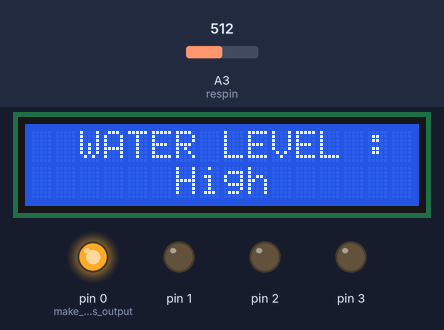
Simulated run of this sketch. Board: Arduino Uno, built with avr-gcc and run on an emulated ATmega328P. On the bench: 16×2 character LCD, output pins drawn as LEDs (lit = HIGH). Inputs (shaded band) come from the test bench; at power-on: A3 (respin) = 512.

Above: at 1.2 s.
1.3 s: A3 (respin) set to 341
3.2 s: A3 (respin) set to 314
At 5.2 s:
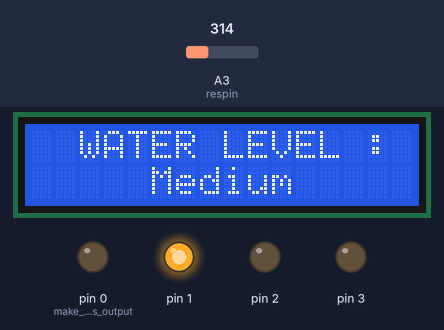
5.5 s: A3 (respin) set to 290
At 7.2 s:
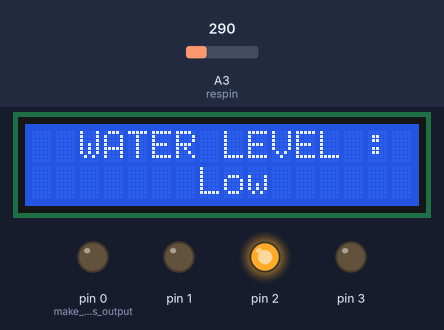
7.5 s: A3 (respin) set to 107
9.2 s: A3 (respin) set to 93
At 10.7 s:
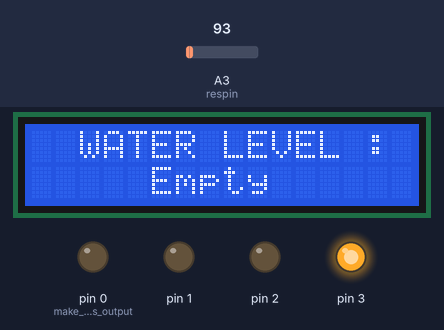
11.5 s: A3 (respin) set to 110
At 12.4 s:
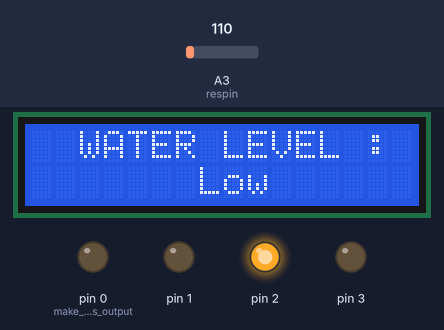
Timing chart, 0 to 14.5 s (numbered marks = the images above; inputs shaded):
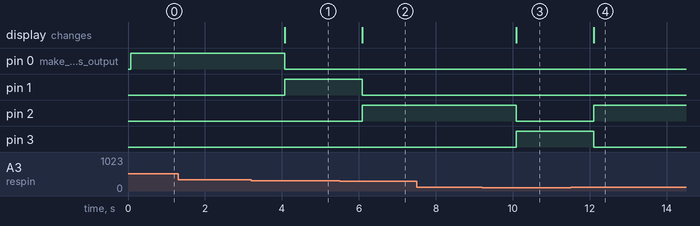

The sketch:

water_sensor_simulation.ino
```cpp
   //created by The Algerian Developer team


#include <LiquidCrystal.h>
//initialise the library with the numbers of the interface pins
LiquidCrystal lcd(7,8,9,10,11,12,13);

int resval = 0;    // holds the value
int respin = A3;   // sensor pin used

void setup() {

  // set up the LCD's number of columns and rows:
  lcd.begin(16, 2);
  pinMode(0,OUTPUT);    //make the pin 0 as output
  pinMode(1,OUTPUT);
  pinMode(2,OUTPUT);
  pinMode(3,OUTPUT);

  // Print a message to the LCD.
  lcd.print("  WATER LEVEL : ");
}

void loop() {
  // set the cursor to column 0, line 1
  lcd.setCursor(0, 1);

  resval = analogRead(respin); //Read data from analog pin and store it to resval variable

  if (resval<=100){ lcd.println("     Empty    ");digitalWrite(0,0);digitalWrite(1,0);digitalWrite(2,0);digitalWrite(3,1); }

  else if (resval>100 && resval<=300){ lcd.println("       Low      ");digitalWrite(0,0);digitalWrite(1,0);digitalWrite(2,1);digitalWrite(3,0); }

  else if (resval>300 && resval<=330){ lcd.println("     Medium     "); digitalWrite(0,0);digitalWrite(1,1);digitalWrite(2,0);digitalWrite(3,0);}

  else if (resval>330){ lcd.println("      High      ");digitalWrite(0,1);digitalWrite(1,0);digitalWrite(2,0);digitalWrite(3,0);}

  delay(1000);
}
```

Measured:
- the behaviour switches between 331 and 330 on A3 (respin) (found by bisection; images 0 and 1)
- the behaviour switches between 301 and 300 on A3 (respin) (found by bisection; images 1 and 2)
- the behaviour switches between 101 and 100 on A3 (respin) (found by bisection; images 2 and 3)
- after the input at 1.3 s, every drawn part: stays the same
- after the input at 3.2 s, pin 0 (make_the_pin_0_as_output): HIGH → LOW after 0.88 s; pin 1: LOW → HIGH after 0.88 s; the display: changes after 0.88 s (image 1)
- after the input at 5.5 s, pin 1: HIGH → LOW after 0.58 s; pin 2: LOW → HIGH after 0.58 s; the display: changes after 0.58 s (image 2)
- after the input at 7.5 s, every drawn part: stays the same
- after the input at 9.2 s, pin 2: HIGH → LOW after 0.89 s; pin 3: LOW → HIGH after 0.89 s; the display: changes after 0.89 s (image 3)
- after the input at 11.5 s, pin 2: LOW → HIGH after 0.60 s; pin 3: HIGH → LOW after 0.60 s; the display: changes after 0.60 s (image 4)
